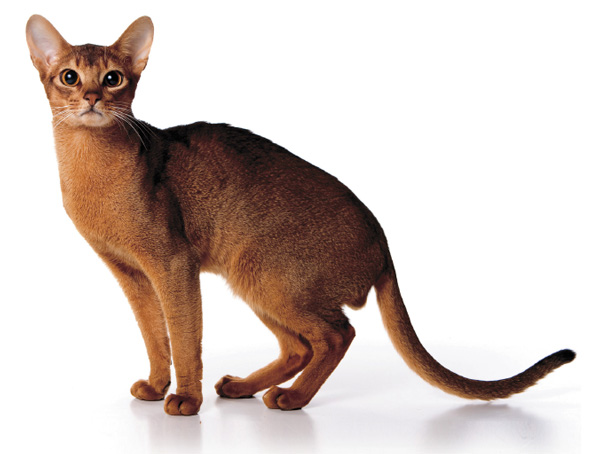
#> input picture 15.jpg, 600 x 454 px
$ jupyter execute plot_active_contours.ipynb   (shell and % lines are left out)
#> lines starting #> are read from the running program, lines starting #| are printed output that depends on the picture
# Active Contour Model

The active contour model is a method to fit open or closed splines to lines or
edges in an image [1]_. It works by minimising an energy that is in part
defined by the image and part by the spline's shape: length and smoothness. The
minimization is done implicitly in the shape energy and explicitly in the
image energy.

In the following two examples the active contour model is used (1) to segment
the face of a person from the rest of an image by fitting a closed curve
to the edges of the face and (2) to find the darkest curve between two fixed
points while obeying smoothness considerations. Typically it is a good idea to
smooth images a bit before analyzing, as done in the following examples.

We initialize a circle around the astronaut's face and use the default boundary
condition ``boundary_condition='periodic'`` to fit a closed curve. The default
parameters ``w_line=0, w_edge=1`` will make the curve search towards edges,
such as the boundaries of the face.

.. [1] *Snakes: Active contour models*. Kass, M.; Witkin, A.; Terzopoulos, D.
       International Journal of Computer Vision 1 (4): 321 (1988).
       :DOI:`10.1007/BF00133570`

[cell 1]
import numpy as np
import matplotlib.pyplot as plt
from skimage.color import rgb2gray
from skimage import data
from skimage.filters import gaussian
from skimage.segmentation import active_contour
from skimage.io import imread

img = imread('15.jpg')
#> img is the input picture: shape (454, 600, 3); mean R, G, B 212.8, 200.1, 194.5
img = rgb2gray(img)
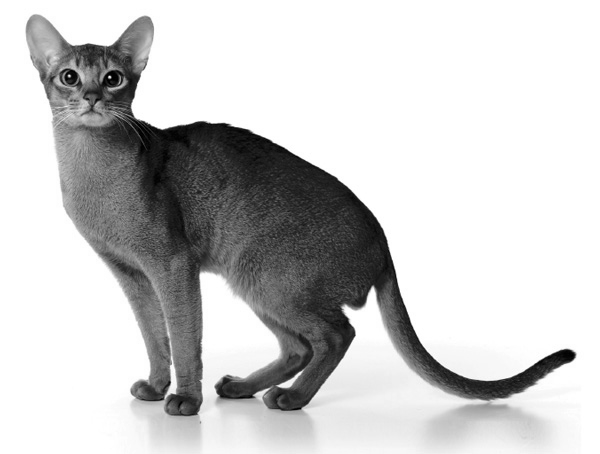
#> img: shape (454, 600) float64; min 0, max 1, mean 0.794

s = np.linspace(0, 2*np.pi, 400)
c = 200 + 270*np.sin(s)
r= 220 + 270*np.cos(s)


init = np.array([r, c]).T

snake = active_contour(gaussian(img, 3),
 init, alpha=0.015, beta=10, gamma=0.001)
#> snake = 400 pairs, first value 44.65 to 418, second value 57.6 to 387.5


fig, ax = plt.subplots(figsize=(7, 7))
ax.imshow(img, cmap=plt.cm.gray)
ax.plot(init[:, 0], init[:, 1], '--r', lw=3)

ax.plot(snake[:, 0], snake[:, 1], '-b', lw=3)
ax.set_xticks([]), ax.set_yticks([])
ax.axis([0, img.shape[1], img.shape[0], 0])

plt.show()
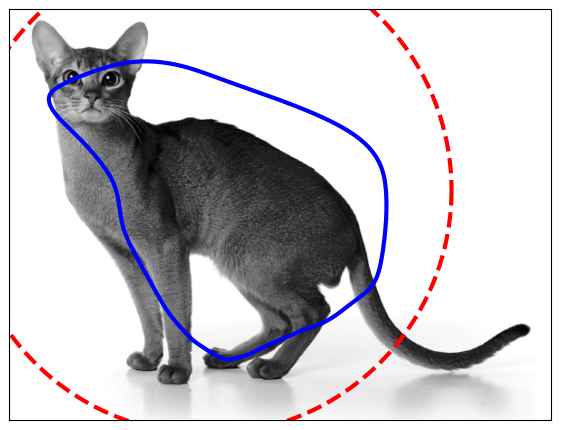
#> figure drawn by matplotlib, 1 panel

Here we initialize a straight line between two points, `(5, 136)` and
`(424, 50)`, and require that the spline has its end points there by giving
the boundary condition `boundary_condition='fixed'`. We furthermore
make the algorithm search for dark lines by giving a negative `w_line` value.

[cell 2]
img = data.text()
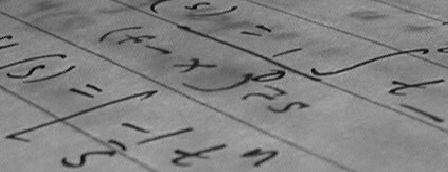
#> input picture skimage.data.text(), 448 x 172 px
#> img is the input picture: shape (172, 448); min 10, max 197, mean 129.3

r = np.linspace(136, 50, 100)
c = np.linspace(5, 424, 100)
init = np.array([r, c]).T

snake = active_contour(gaussian(img, 1), init, boundary_condition='fixed',
                       alpha=0.1, beta=1.0, w_line=-5, w_edge=0, gamma=0.1)
#> snake = 100 pairs, first value 50 to 136, second value 5 to 424

fig, ax = plt.subplots(figsize=(9, 5))
ax.imshow(img, cmap=plt.cm.gray)
ax.plot(init[:, 0], init[:, 1], '--r', lw=3)

ax.plot(snake[:, 0], snake[:, 1], '-b', lw=3)

ax.set_xticks([]), ax.set_yticks([])
ax.axis([0, img.shape[1], img.shape[0], 0])

plt.show()
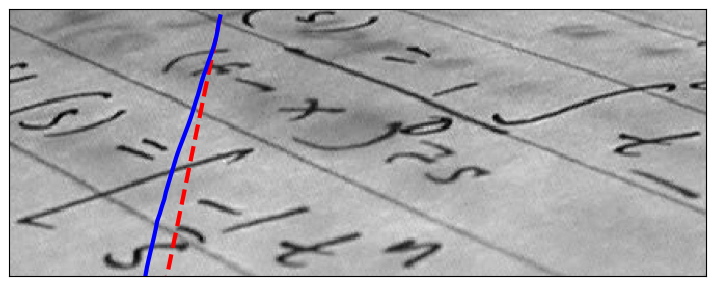
#> figure drawn by matplotlib, 1 panel

$ run again, with 16.jpg copied over 15.jpg
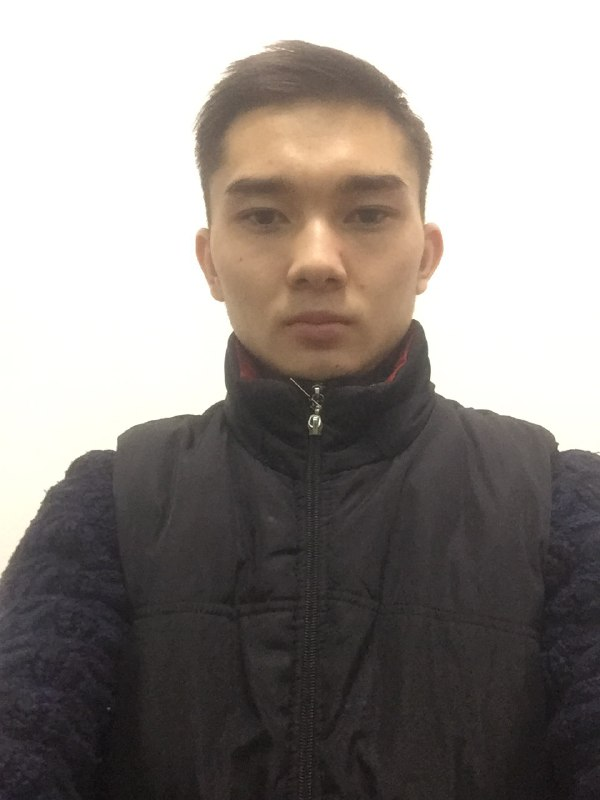
#> input picture 16.jpg, 600 x 800 px
#> img is the input picture: shape (800, 600, 3); mean R, G, B 144.9, 138.8, 135
#> `img = rgb2gray(img)`:
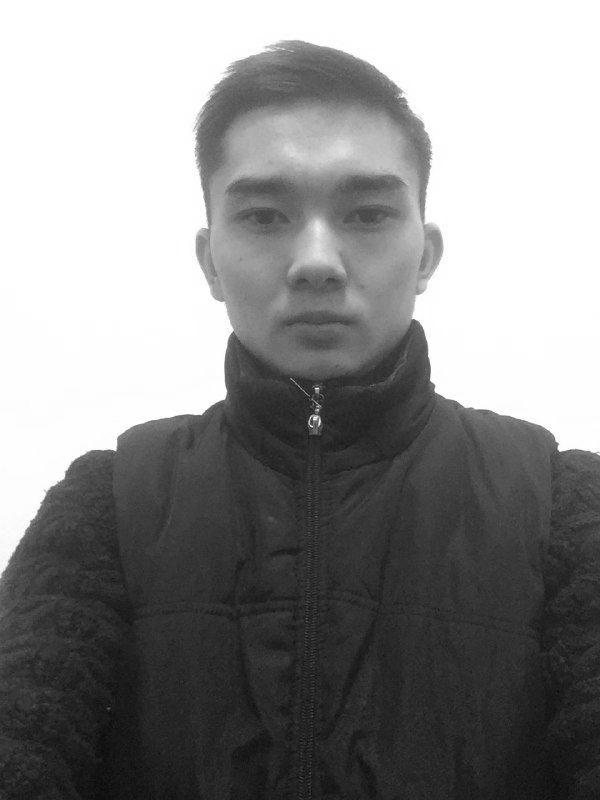
#> img: shape (800, 600) float64; min 0.049, max 1, mean 0.548
#> `snake = active_contour(gaussian(img, 3), init, alpha=0.015, beta=10, g..`: snake = 400 pairs, first value 42.41 to 415.3, second value 190.3 to 441.3
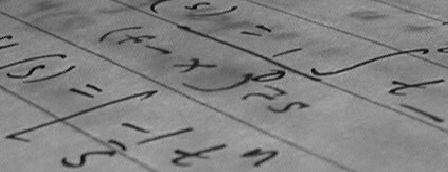
#> input picture skimage.data.text(), 448 x 172 px
#> img is the input picture: shape (172, 448); min 10, max 197, mean 129.3
#> `snake = active_contour(gaussian(img, 1), init, boundary_condition='fix..`: snake = 100 pairs, first value 50 to 136, second value 5 to 424
